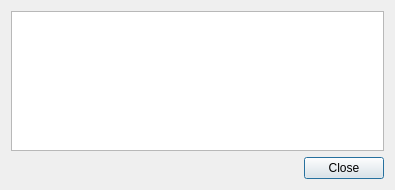
<?xml version="1.0" encoding="UTF-8"?>
<ui version="4.0">
 <class>MaemoConfigTestDialog</class>
 <widget class="QDialog" name="MaemoConfigTestDialog">
  <property name="geometry">
   <rect>
    <x>0</x>
    <y>0</y>
    <width>395</width>
    <height>190</height>
   </rect>
  </property>
  <property name="windowTitle">
   <string>Device Configuration Test</string>
  </property>
  <layout class="QVBoxLayout" name="verticalLayout">
   <item>
    <widget class="QPlainTextEdit" name="testResultEdit">
     <property name="readOnly">
      <bool>true</bool>
     </property>
    </widget>
   </item>
   <item>
    <layout class="QHBoxLayout" name="horizontalLayout">
     <item>
      <widget class="QLabel" name="errorLabel">
       <property name="palette">
        <palette>
         <active>
          <colorrole role="WindowText">
           <brush brushstyle="SolidPattern">
            <color alpha="255">
             <red>255</red>
             <green>0</green>
             <blue>0</blue>
            </color>
           </brush>
          </colorrole>
         </active>
         <inactive>
          <colorrole role="WindowText">
           <brush brushstyle="SolidPattern">
            <color alpha="255">
             <red>255</red>
             <green>0</green>
             <blue>0</blue>
            </color>
           </brush>
          </colorrole>
         </inactive>
         <disabled>
          <colorrole role="WindowText">
           <brush brushstyle="SolidPattern">
            <color alpha="255">
             <red>120</red>
             <green>120</green>
             <blue>120</blue>
            </color>
           </brush>
          </colorrole>
         </disabled>
        </palette>
       </property>
       <property name="text">
        <string/>
       </property>
      </widget>
     </item>
     <item>
      <widget class="QDialogButtonBox" name="buttonBox">
       <property name="sizePolicy">
        <sizepolicy hsizetype="Maximum" vsizetype="Preferred">
         <horstretch>0</horstretch>
         <verstretch>0</verstretch>
        </sizepolicy>
       </property>
       <property name="orientation">
        <enum>Qt::Horizontal</enum>
       </property>
       <property name="standardButtons">
        <set>QDialogButtonBox::Close</set>
       </property>
      </widget>
     </item>
    </layout>
   </item>
  </layout>
 </widget>
 <resources/>
 <connections>
  <connection>
   <sender>buttonBox</sender>
   <signal>accepted()</signal>
   <receiver>MaemoConfigTestDialog</receiver>
   <slot>accept()</slot>
   <hints>
    <hint type="sourcelabel">
     <x>248</x>
     <y>254</y>
    </hint>
    <hint type="destinationlabel">
     <x>157</x>
     <y>274</y>
    </hint>
   </hints>
  </connection>
  <connection>
   <sender>buttonBox</sender>
   <signal>rejected()</signal>
   <receiver>MaemoConfigTestDialog</receiver>
   <slot>reject()</slot>
   <hints>
    <hint type="sourcelabel">
     <x>316</x>
     <y>260</y>
    </hint>
    <hint type="destinationlabel">
     <x>286</x>
     <y>274</y>
    </hint>
   </hints>
  </connection>
 </connections>
</ui>
